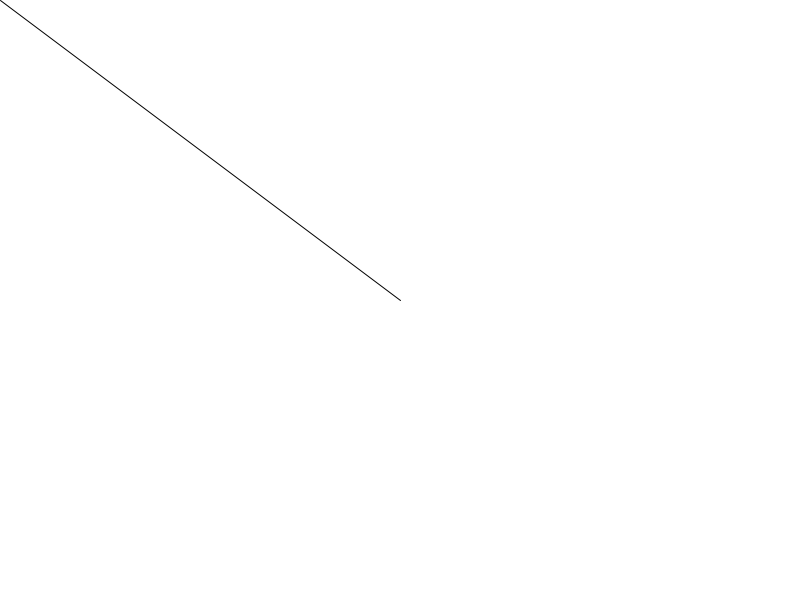
Frame 1 (no input)
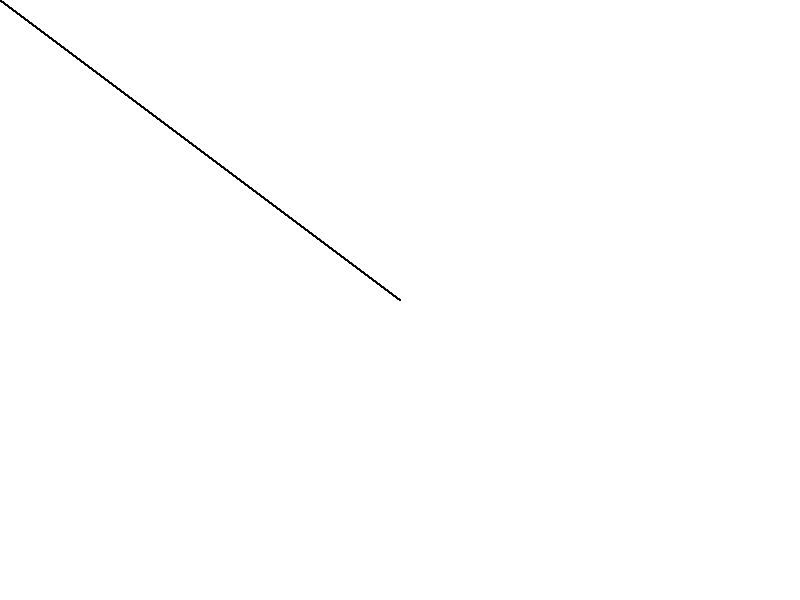
Frame 60 (the mouse pressed at the canvas centre just before this capture)
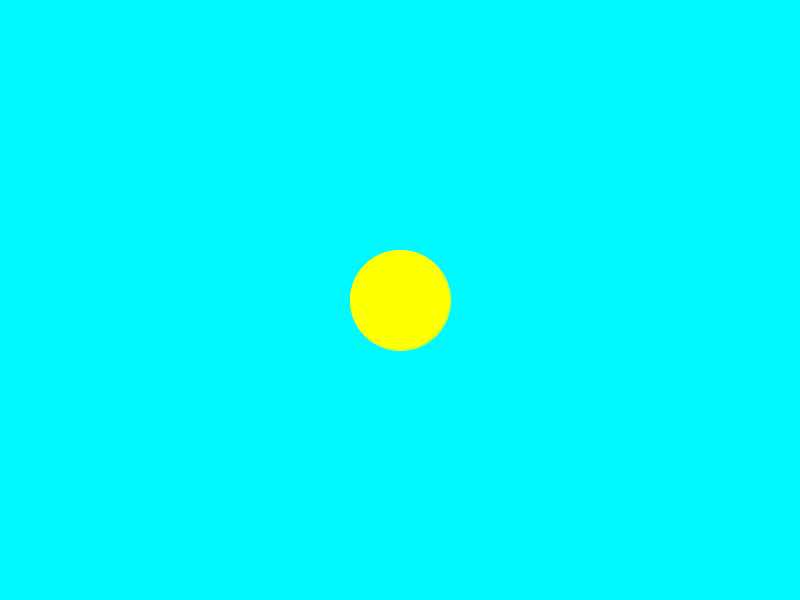
Frame 120 (the mouse held since frame 60 and released just before this capture)

The Processing sketch that drew these frames (run headless with seeded random() and noise(); from frame 60 on, the mouse is pressed at the canvas centre):

// Processing sketch: draw_line_on_cursor
// ── draw_line_on_cursor.pde
/* 
Descrição: Desenha uma linha que inicia estática em um ponto e segue o movimento do cursor do mouse. Se um botão do mouse for clicado as cores do plano de fundo e da
linha mudam e então surge uma elipse que acompanha o movimento do mouse (enquanto estiver com o botão pressionado) .
*/


void setup() {
   size(800, 600);
   background(255);
   stroke(0);
} 

void draw() {
  line(400, 300, mouseX, mouseY);
  if(mousePressed) {
    background(#00F9FF);
    stroke(#FEFF00);
    fill(#FEFF00);
    ellipse(mouseX, mouseY, 100, 100);
  }
}
